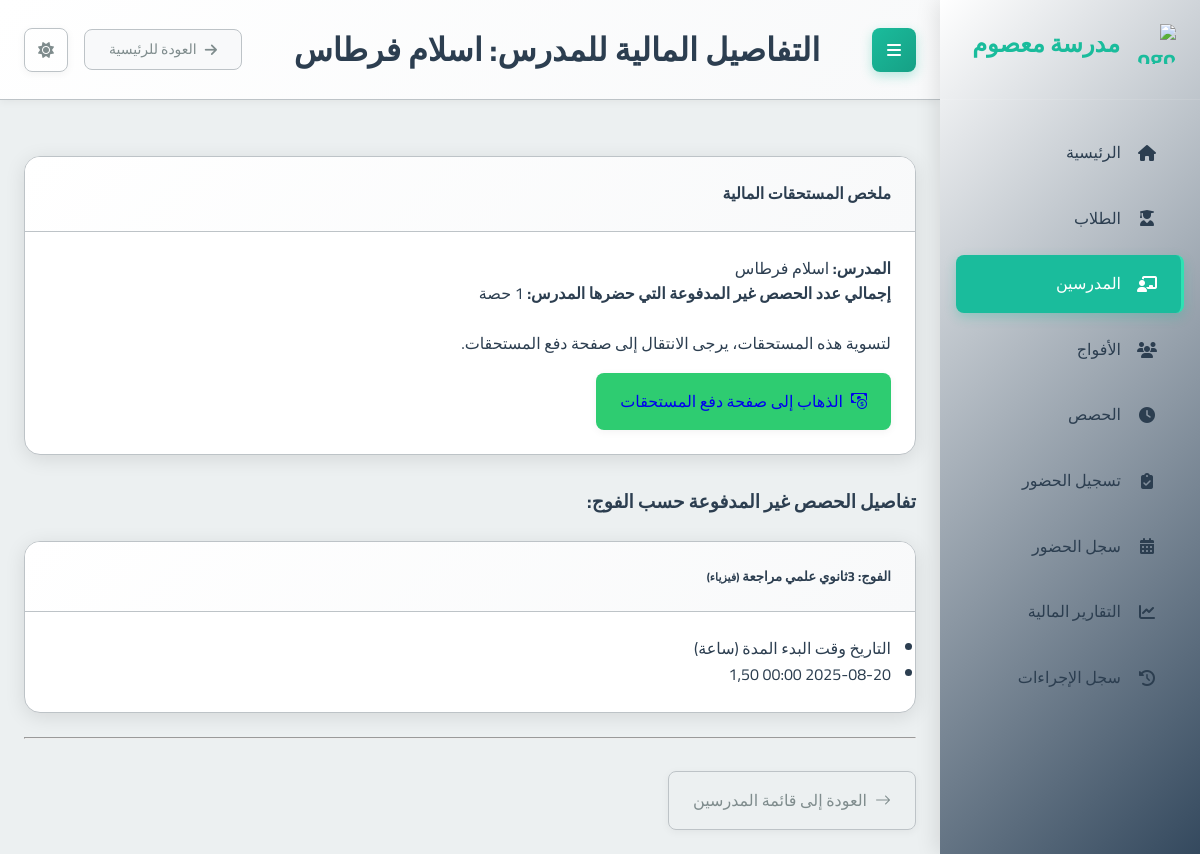
Page /teachers/1/financial_detail/ on the committed database.
### school_app/models.py (models this page shows, shortened)
class Teacher(models.Model):
    full_name = models.CharField(max_length=201, verbose_name="الاسم الكامل")
    phone_number = models.CharField(max_length=20, unique=True, verbose_name="رقم الهاتف")
    subject = models.ForeignKey(Subject, on_delete=models.PROTECT, verbose_name="المادة الأساسية")
    created_at = models.DateTimeField(auto_now_add=True, verbose_name="تاريخ الإنشاء")
    class Meta:
        verbose_name = "مدرس"
        verbose_name_plural = "المدرسون"

class Group(models.Model):
    name = models.CharField(max_length=100, verbose_name="اسم الفوج")
    subject = models.ForeignKey(Subject, on_delete=models.PROTECT, verbose_name="المادة")
    teacher = models.ForeignKey(Teacher, on_delete=models.CASCADE, verbose_name="المدرس")
    academic_levels = models.ManyToManyField(AcademicLevel, verbose_name="المستويات الدراسية المتوافقة")
    price_per_4_sessions = models.DecimalField(max_digits=10, decimal_places=2, verbose_name="السعر لكل 4 حصص")
    session_day = models.IntegerField(choices=[
        (0, 'الاثنين'),
        (1, 'الثلاثاء'),
        (2, 'الأربعاء'),
        (3, 'الخميس'),
        (4, 'الجمعة'),
        (5, 'السبت'),
        (6, 'الأحد')
    ], verbose_name="يوم الحصة")
    session_start_time = models.TimeField(verbose_name="وقت بداية الحصة")
    session_duration = models.DecimalField(max_digits=4, decimal_places=2, default=1.5, verbose_name="مدة الحصة (ساعات)")
    students = models.ManyToManyField(Student, through='StudentGroup', blank=True, verbose_name="الطلاب المسجلون")
    created_at = models.DateTimeField(auto_now_add=True, verbose_name="تاريخ الإنشاء")
    is_continuous = models.BooleanField(default=False, verbose_name="فوج مستمر (تُنشأ الحصص أسبوعياً تلقائياً)")
    created_sessions_until = models.DateField(null=True, blank=True, verbose_name="تم إنشاء الحصص حتى تاريخ")
    class Meta:
        verbose_name = "فوج"
        verbose_name_plural = "الأفواج"

class Subject(models.Model):
    name = models.CharField(max_length=100, verbose_name="اسم المادة")
    class Meta:
        verbose_name = "مادة دراسية"
        verbose_name_plural = "المواد الدراسية"

class Session(models.Model):
    group = models.ForeignKey(Group, on_delete=models.CASCADE, related_name='sessions', verbose_name="الفوج")
    date = models.DateField(verbose_name="التاريخ")
    start_time = models.TimeField(verbose_name="وقت البدء")
    duration = models.DecimalField(max_digits=4, decimal_places=2, verbose_name="المدة (ساعات)")
    teacher_attended = models.BooleanField(default=True, verbose_name="حضور المدرس")
    teacher_compensated = models.BooleanField(default=False, verbose_name="تم تعويض المدرس") # New field
    created_at = models.DateTimeField(auto_now_add=True, verbose_name="تاريخ الإنشاء")
    class Meta:
        verbose_name = "حصة"
        verbose_name_plural = "الحصص"

### school_app/views.py (the view)
# urls.py: path('teachers/<int:teacher_id>/financial_detail/', views.teacher_financial_detail, name='teacher_financial_detail'),
def teacher_financial_detail(request, teacher_id):
    teacher = get_object_or_404(Teacher, id=teacher_id)
    groups_with_uncompensated_sessions = []
    total_uncompensated_sessions_count = 0
    teacher_groups = Group.objects.filter(teacher=teacher).prefetch_related('sessions', 'subject')
    for group in teacher_groups:
        uncompensated_sessions = group.sessions.filter(teacher_attended=True, teacher_compensated=False).order_by('date', 'start_time')
        if uncompensated_sessions.exists():
            group_data = {
                'group_name': group.name,
                'subject_name': group.subject.name,
                'sessions': []
            }
            for session in uncompensated_sessions:
                group_data['sessions'].append({
                    'date': session.date,
                    'start_time': session.start_time.strftime("%H:%M"),
                    'duration': session.duration,
                })
                total_uncompensated_sessions_count += 1
            groups_with_uncompensated_sessions.append(group_data)
    context = {
        'teacher': teacher,
        'groups_with_uncompensated_sessions': groups_with_uncompensated_sessions,
        'total_uncompensated_sessions_count': total_uncompensated_sessions_count,
        'page_title': f"التفاصيل المالية للمدرس: {teacher.full_name}"
    }
    return render(request, 'school_app/teacher_financial_detail.html', context)

### templates/school_app/teacher_financial_detail.html (shortened to what this page needs)
{% extends "base.html" %}
{% block page_title %}التفاصيل المالية للمدرس: {{ teacher.full_name }}{% endblock %}
{% block content %}
<div class="container mt-4">
    <div class="card shadow-sm mb-4">
        <div class="card-header bg-primary text-white">
            <h4 class="mb-0">ملخص المستحقات المالية</h4>
        </div>
        <div class="card-body">
            <p class="lead">
                <strong>المدرس:</strong> {{ teacher.full_name }}
            </p>
            <p class="lead">
                <strong>إجمالي عدد الحصص غير المدفوعة التي حضرها المدرس:</strong>
                <span class="badge bg-warning text-dark fs-5">{{ total_uncompensated_sessions_count }}</span> حصة
            </p>
            {% if total_uncompensated_sessions_count > 0 %}
                <p class="mt-3">لتسوية هذه المستحقات، يرجى الانتقال إلى صفحة دفع المستحقات.</p>
                <a href="{% url 'teacher_monthly_payment' teacher_id=teacher.id %}" class="btn btn-success btn-lg mt-2">
                    <i class="bi bi-cash-coin"></i> الذهاب إلى صفحة دفع المستحقات
                </a>
            {% else %}
                <p class="mt-3 text-success"><i class="bi bi-check-circle-fill"></i> لا توجد حالياً أي حصص مستحقة للدفع لهذا المدرس.</p>
            {% endif %}
        </div>
    </div>
    {% if groups_with_uncompensated_sessions %}
        <h3 class="mb-3 mt-5">تفاصيل الحصص غير المدفوعة حسب الفوج:</h3>
        {% for group_info in groups_with_uncompensated_sessions %}
            <div class="card mb-3">
                <div class="card-header">
                    <h5>الفوج: {{ group_info.group_name }} <small class="text-muted">({{ group_info.subject_name }})</small></h5>
                </div>
                <div class="card-body">
                    {% if group_info.sessions %}
                        <ul class="list-group list-group-flush">
                            <li class="list-group-item d-flex justify-content-between align-items-center active bg-secondary text-white">
                                <span>التاريخ</span>
                                <span>وقت البدء</span>
                                <span>المدة (ساعة)</span>
                            </li>
                            {% for session in group_info.sessions %}
                                <li class="list-group-item d-flex justify-content-between align-items-center">
                                    <span>{{ session.date|date:"Y-m-d" }}</span>
                                    <span>{{ session.start_time }}</span>
                                    <span>{{ session.duration }}</span>
                                </li>
                            {% endfor %}
                        </ul>
                    {% else %}
                        <p>لا توجد حصص غير مدفوعة لهذا الفوج.</p>
                    {% endif %}
                </div>
            </div>
        {% endfor %}
    {% endif %}
    <hr class="my-4">
    <div class="mt-4">
        <a href="{% url 'teacher_list' %}" class="btn btn-outline-secondary">
            <i class="bi bi-arrow-right"></i> العودة إلى قائمة المدرسين
        </a>
    </div>
</div>
{% endblock %}

### static/css/main.css (style rules this page uses)
:root { --primary-color: #2c3e50; --primary-light: #34495e; --primary-darker: #1a252f; --accent-color: #1abc9c; --accent-light: #2fe2b3; --accent-dark: #16a085; --text-color: #2c3e50; --text-secondary: #7f8c8d; --text-on-primary: #ffffff; --text-on-accent: #ffffff; --text-nav: #2c3e50; --background-color: #ecf0f1; --card-background: #ffffff; --input-background: #ffffff; --border-color: #bdc3c7; --input-border-color: #bdc3c7; --success-color: #2ecc71; --warning-color: #f39c12; --error-color: #e74c3c; --info-color: #1E90FF; --table-header-background: #e9ecef; --table-row-hover-background: #f8f9fa; --box-shadow-color: rgba(0, 0, 0, 0.1); --box-shadow-color-hover: rgba(0, 0, 0, 0.15); --box-shadow-soft-color: rgba(0, 0, 0, 0.05); --subtle-background: #f8f9fa; --spacing-xs: 8px; --spacing-sm: 16px; --spacing-md: 24px; --spacing-lg: 32px; --spacing-xl: 48px; --font-family: 'Cairo', sans-serif; --font-size-xs: 12px; --font-size-sm: 14px; --font-size-md: 16px; --font-size-lg: 20px; --font-size-xl: 24px; --font-size-xxl: 32px; --border-radius-sm: 4px; --border-radius-md: 8px; --border-radius-lg: 16px; --transition-fast: 0.2s ease; --transition-normal: 0.3s ease; --transition-slow: 0.5s ease; --sidebar-width: 260px; }
* { margin: 0; padding: 0; box-sizing: border-box; direction: rtl; }
html { direction: rtl; font-size: 16px; }
body { font-family: var(--font-family); background-color: var(--background-color); color: var(--text-color); line-height: 1.6; transition: background-color var(--transition-normal), color var(--transition-normal); overflow-x: hidden; }
.btn-success { background: var(--success-color); }
.card { background-color: var(--card-background); border-radius: var(--border-radius-lg); box-shadow: 0 4px 20px var(--box-shadow-color); margin-bottom: var(--spacing-md); overflow: hidden; transition: all var(--transition-normal); border: 1px solid var(--border-color); }
.card-header { padding: var(--spacing-md); border-bottom: 1px solid var(--border-color); background: linear-gradient(135deg, var(--card-background) 0%, var(--subtle-background) 100%); }
.card-body { padding: var(--spacing-md); color: var(--text-color); }
.btn { font-family: var(--font-family); padding: var(--spacing-sm) var(--spacing-md); border: none; border-radius: var(--border-radius-md); cursor: pointer; font-size: var(--font-size-md); font-weight: 500; text-decoration: none; display: inline-flex; align-items: center; gap: var(--spacing-xs); transition: all var(--transition-fast); box-shadow: 0 2px 8px var(--box-shadow-soft-color); }
.btn-outline-secondary { background-color: transparent; border: 1px solid var(--border-color); color: var(--text-secondary); }
.mb-3 { margin-bottom: var(--spacing-md); }
.mb-4 { margin-bottom: var(--spacing-lg); }
.mt-2 { margin-top: var(--spacing-sm); }
.mt-3 { margin-top: var(--spacing-md); }
.mt-4 { margin-top: var(--spacing-lg); }

### rows in the picture
Teacher: full_name "اسلام فرطاس"
Group: group_name "3ثانوي علمي مراجعة"
Subject: subject_name "فيزياء"
Session: date "2025-08-20", duration "1,50"

### other values in the picture
{{ total_uncompensated_sessions_count }} "1"
{{ session.start_time }} "00:00"
